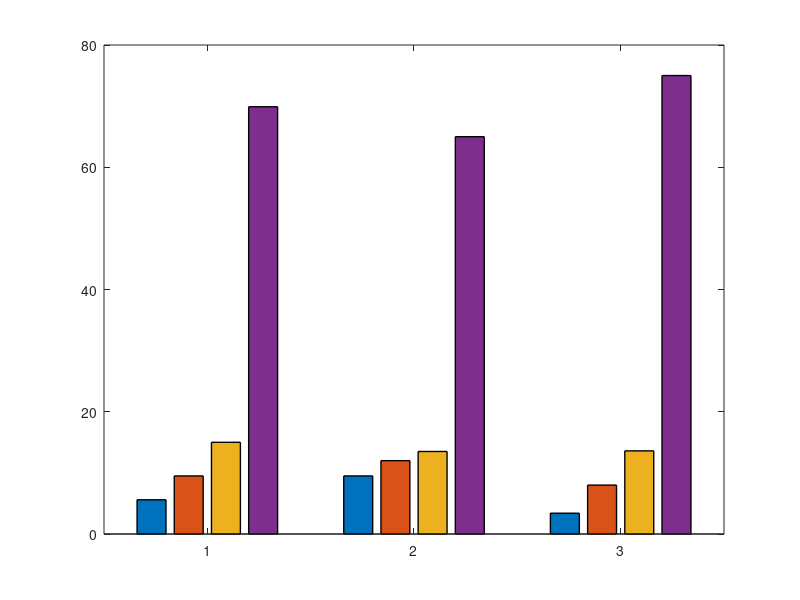

Write MATLAB code to recreate this figure. (Note: this script raises an error after producing the figure.)
% Feedstock names
samples = {'Cowpea Shell','Coconut husk','Corncob'};

%% Proximate analysis data (%)
Moisture = [9.5 12.0 8.0];
Volatile = [69.9 65.0 75.0];
Ash      = [5.6 9.5 3.4];
FixedC   = [15.0 13.5 13.6];

data = [Ash; Moisture; FixedC; Volatile]';

%% Plot grouped bar chart
figure('Color','w');
b = bar(data,'grouped','LineWidth',1);
hold on;

%% Colors
b(1).FaceColor = [0.95 0.75 0.55];
b(2).FaceColor = [0.65 0.85 0.65];
b(3).FaceColor = [0.75 0.70 0.85];
b(4).FaceColor = [0.95 0.95 0.60];

%% Formatting
set(gca,'XTickLabel',samples,'FontSize',11,'FontWeight','bold');
ylabel('Content (%)','FontSize',12,'FontWeight','bold');
xlabel('Residue Samples','FontSize',12,'FontWeight','bold');
ylim([0 85]);
grid off;
box off;

legend({'Ash','Moisture','Fixed Carbon','Volatile Matter'}, ...
       'Location','north','FontSize',10);

%% Value labels
for i = 1:length(b)
    xtips = b(i).XEndPoints;
    ytips = b(i).YEndPoints;
    labels = string(b(i).YData);
    text(xtips, ytips + 1, labels, ...
        'HorizontalAlignment','center','FontSize',9);
end
